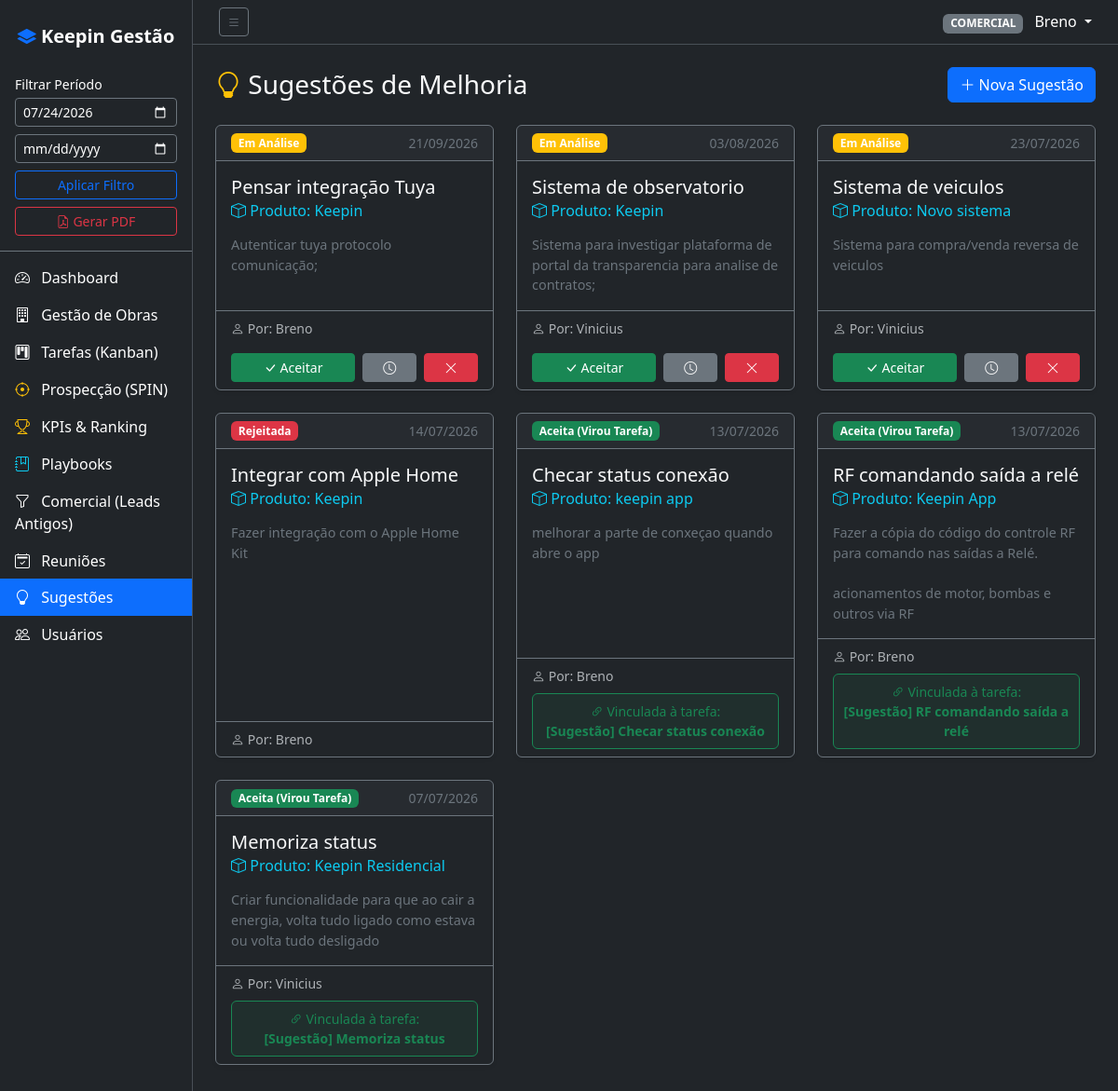
The page /?page=suggestions (signed in) on the database its author committed.
### tables this page shows
CREATE TABLE suggestions (
                    id INTEGER PRIMARY KEY AUTOINCREMENT,
                    title TEXT NOT NULL,
                    description TEXT,
                    product TEXT,
                    status TEXT NOT NULL DEFAULT 'analysis',
                    created_by INTEGER NOT NULL,
                    task_id INTEGER,
                    created_at DATETIME DEFAULT CURRENT_TIMESTAMP,
                    updated_at DATETIME DEFAULT CURRENT_TIMESTAMP,
                    FOREIGN KEY (created_by) REFERENCES users(id),
                    FOREIGN KEY (task_id) REFERENCES tasks(id)
                );

CREATE TABLE users (
            id INTEGER PRIMARY KEY AUTOINCREMENT,
            name TEXT NOT NULL,
            email TEXT UNIQUE NOT NULL,
            password TEXT NOT NULL,
            role TEXT NOT NULL DEFAULT 'user',
            department TEXT NOT NULL,
            avatar_color TEXT DEFAULT '#6366f1',
            active INTEGER DEFAULT 1,
            created_at DATETIME DEFAULT CURRENT_TIMESTAMP,
            last_login DATETIME
        );

CREATE TABLE tasks (
            id INTEGER PRIMARY KEY AUTOINCREMENT,
            title TEXT NOT NULL,
            description TEXT,
            department TEXT NOT NULL,
            status TEXT NOT NULL DEFAULT 'todo',
            priority TEXT NOT NULL DEFAULT 'medium',
            assigned_to INTEGER,
            created_by INTEGER NOT NULL,
            due_date DATE NOT NULL,
            original_due_date DATE NOT NULL,
            completed_at DATETIME,
            meeting_id INTEGER,
            position INTEGER DEFAULT 0,
            created_at DATETIME DEFAULT CURRENT_TIMESTAMP,
            updated_at DATETIME DEFAULT CURRENT_TIMESTAMP,
            FOREIGN KEY (assigned_to) REFERENCES users(id),
            FOREIGN KEY (created_by) REFERENCES users(id),
            FOREIGN KEY (meeting_id) REFERENCES meetings(id)
        );

### controllers/SuggestionController.php (called while the page is built, shortened)
<?php
require_once __DIR__ . '/../models/Suggestion.php';
class SuggestionController {
    public function index() {
        $suggestions = Suggestion::getAll();
        require_once __DIR__ . '/../views/layout/header.php';
        require_once __DIR__ . '/../views/suggestions/index.php';
        require_once __DIR__ . '/../views/layout/footer.php';
    }
}

### index.php (called while the page is built, shortened)
<?php
$action = isset($_GET['action']) ? $_GET['action'] : 'index';
$controller = new $controllerName();
$controller->$action();

### models/Suggestion.php (called while the page is built, shortened)
<?php
class Suggestion {
    public static function getAll() {
        $db = Database::getConnection();
        return $db->query("
            SELECT s.*, u.name as created_name, t.title as task_title
            FROM suggestions s
            JOIN users u ON s.created_by = u.id
            LEFT JOIN tasks t ON s.task_id = t.id
            ORDER BY s.created_at DESC
        ")->fetchAll();
    }
}

### views/suggestions/index.php (the view, shortened to what this page needs)
<div class="d-flex justify-content-between align-items-center mb-4">
    <h1 class="h3 text-light mb-0"><i class="bi bi-lightbulb text-warning"></i> Sugestões de Melhoria</h1>
    <button type="button" class="btn btn-primary" data-bs-toggle="modal" data-bs-target="#newSuggestionModal">
        <i class="bi bi-plus-lg"></i> Nova Sugestão
    </button>
</div>
<div class="row">
    <?php if (empty($suggestions)): ?>
        <div class="col-12">
            <div class="alert alert-secondary text-center">Nenhuma sugestão cadastrada ainda.</div>
        </div>
    <?php else: ?>
        <?php foreach ($suggestions as $s): ?>
            <?php
                $statusConfig = [
                    'analysis' => ['Em Análise', 'warning'],
                    'accepted' => ['Aceita (Virou Tarefa)', 'success'],
                    'rejected' => ['Rejeitada', 'danger'],
                    'postponed' => ['Adiada', 'secondary']
                ];
                $label = $statusConfig[$s['status']][0];
                $color = $statusConfig[$s['status']][1];
            ?>
            <div class="col-md-6 col-lg-4 mb-4">
                <div class="card bg-dark border-secondary h-100 shadow-sm">
                    <div class="card-header border-secondary d-flex justify-content-between align-items-center">
                        <span class="badge bg-<?= $color ?>"><?= $label ?></span>
                        <small class="text-secondary"><?= date('d/m/Y', strtotime($s['created_at'])) ?></small>
                    </div>
                    <div class="card-body">
                        <h5 class="card-title text-light"><?= htmlspecialchars($s['title']) ?></h5>
                        <h6 class="card-subtitle mb-3 text-info"><i class="bi bi-box"></i> Produto: <?= htmlspecialchars($s['product']) ?></h6>
                        <p class="card-text text-secondary" style="font-size: 0.9rem;"><?= nl2br(htmlspecialchars($s['description'])) ?></p>
                    </div>
                    <div class="card-footer border-secondary bg-transparent d-flex flex-column gap-2">
                        <div class="text-muted small"><i class="bi bi-person"></i> Por: <?= htmlspecialchars($s['created_name']) ?></div>
                        <?php if ($s['status'] === 'analysis'): ?>
                            <div class="d-flex gap-2 mt-2">
                                <button class="btn btn-sm btn-success flex-fill" data-bs-toggle="modal" data-bs-target="#acceptModal<?= $s['id'] ?>">
                                    <i class="bi bi-check-lg"></i> Aceitar
                                </button>
                                <form action="<?= BASE_URL ?>/?page=suggestions&action=change_status" method="POST" class="flex-fill d-flex gap-2">
                                    <button type="submit" name="status" value="postponed" class="btn btn-sm btn-secondary flex-fill" title="Adiar"><i class="bi bi-clock"></i></button>
                                    <button type="submit" name="status" value="rejected" class="btn btn-sm btn-danger flex-fill" title="Rejeitar"><i class="bi bi-x-lg"></i></button>
                                </form>
                            </div>
                        <?php elseif ($s['status'] === 'accepted'): ?>
                            <div class="alert alert-success bg-success bg-opacity-10 border-success p-2 mb-0 small text-center text-success">
                                <i class="bi bi-link-45deg"></i> Vinculada à tarefa:<br>
                                <strong><?= htmlspecialchars($s['task_title']) ?></strong>
                            </div>
                        <?php endif; ?>
                    </div>
                </div>
            </div>
        <?php endforeach; ?>
    <?php endif; ?>
</div>

### assets/css/app.css (style rules this page uses)
body { background-color: #212529; }

### rows shown on the page
suggestions: status "Em Análise", created_at "21/09/2026", title "Pensar integração Tuya", product "Keepin", description "Autenticar tuya protocolo comunicação;", created_by.name "Breno"
suggestions: status "Em Análise", created_at "03/08/2026", title "Sistema de observatorio", product "Keepin", description "Sistema para investigar plataforma de portal da transparencia para analise de contratos;", created_by.name "Vinicius"
suggestions: status "Em Análise", created_at "23/07/2026", title "Sistema de veiculos", product "Novo sistema", description "Sistema para compra/venda reversa de veiculos", created_by.name "Vinicius"
suggestions: status "Rejeitada", created_at "14/07/2026", title "Integrar com Apple Home", product "Keepin", description "Fazer integração com o Apple Home Kit", created_by.name "Breno"
suggestions: status "Aceita (Virou Tarefa)", created_at "13/07/2026", title "Checar status conexão", product "keepin app", description "melhorar a parte de conxeçao quando abre o app", created_by.name "Breno", task.title "[Sugestão] Checar status conexão"
suggestions: status "Aceita (Virou Tarefa)", created_at "13/07/2026", title "RF comandando saída a relé", product "Keepin App", description "Fazer a cópia do código do controle RF para comando nas saídas a Relé. acionamentos de motor, bombas e outros via RF", created_by.name "Breno", task.title "[Sugestão] RF comandando saída a relé"
suggestions: status "Aceita (Virou Tarefa)", created_at "07/07/2026", title "Memoriza status", product "Keepin Residencial", description "Criar funcionalidade para que ao cair a energia, volta tudo ligado como estava ou volta tudo desligado", created_by.name "Vinicius", task.title "[Sugestão] Memoriza status"

### other values the page prints
$user['department'] "COMERCIAL"
$user['name'] "Breno"
